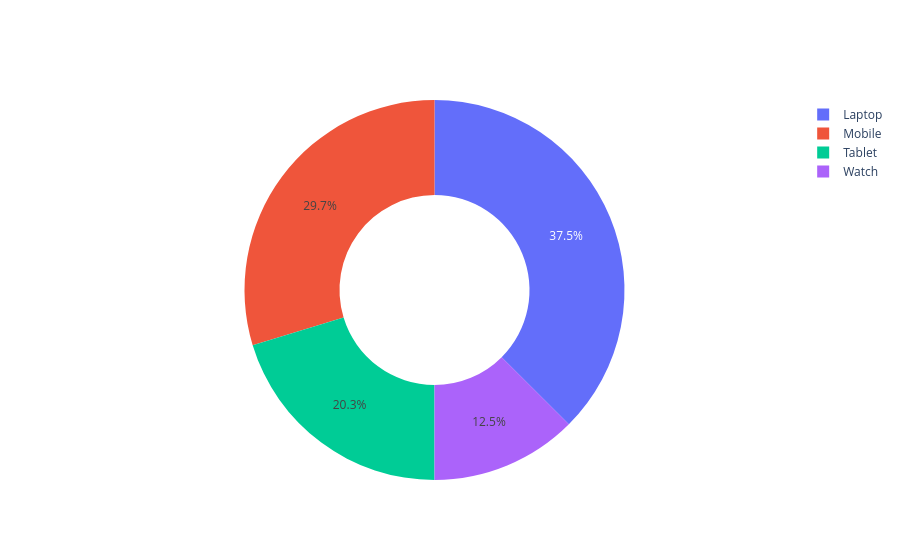

The notebook cell saved with this chart:
### Code cell
import plotly.graph_objects as go
import pandas as pd

df1 = pd.DataFrame({
    "Product": ["Laptop", "Mobile", "Tablet", "Watch"],
    "Sales": [120000, 95000, 65000, 40000]
})

fig = go.Figure()

fig.add_trace(
    go.Pie(
        labels=df1["Product"],
        values=df1["Sales"],
        hole=0.5
    )
)

fig.show()

### Figure 1 — Plotly figure (JSON) as saved in the notebook; plotly's stock layout.template omitted (floating-point values rounded to 4 significant figures)
{"data": [{"hole": 0.5, "labels": ["Laptop", "Mobile", "Tablet", "Watch"], "type": "pie", "values": [120000, 95000, 65000, 40000]}], "layout": {}}
